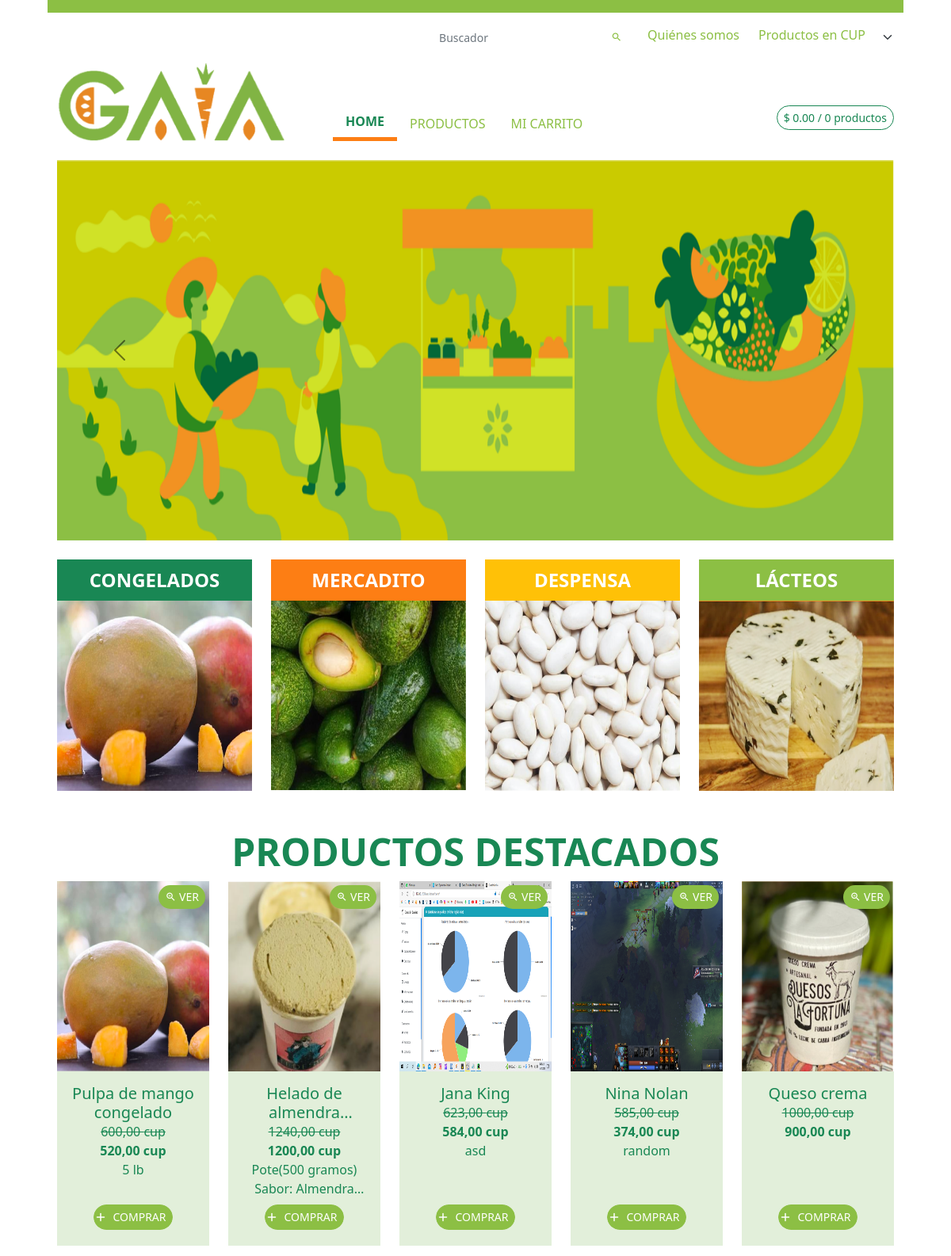
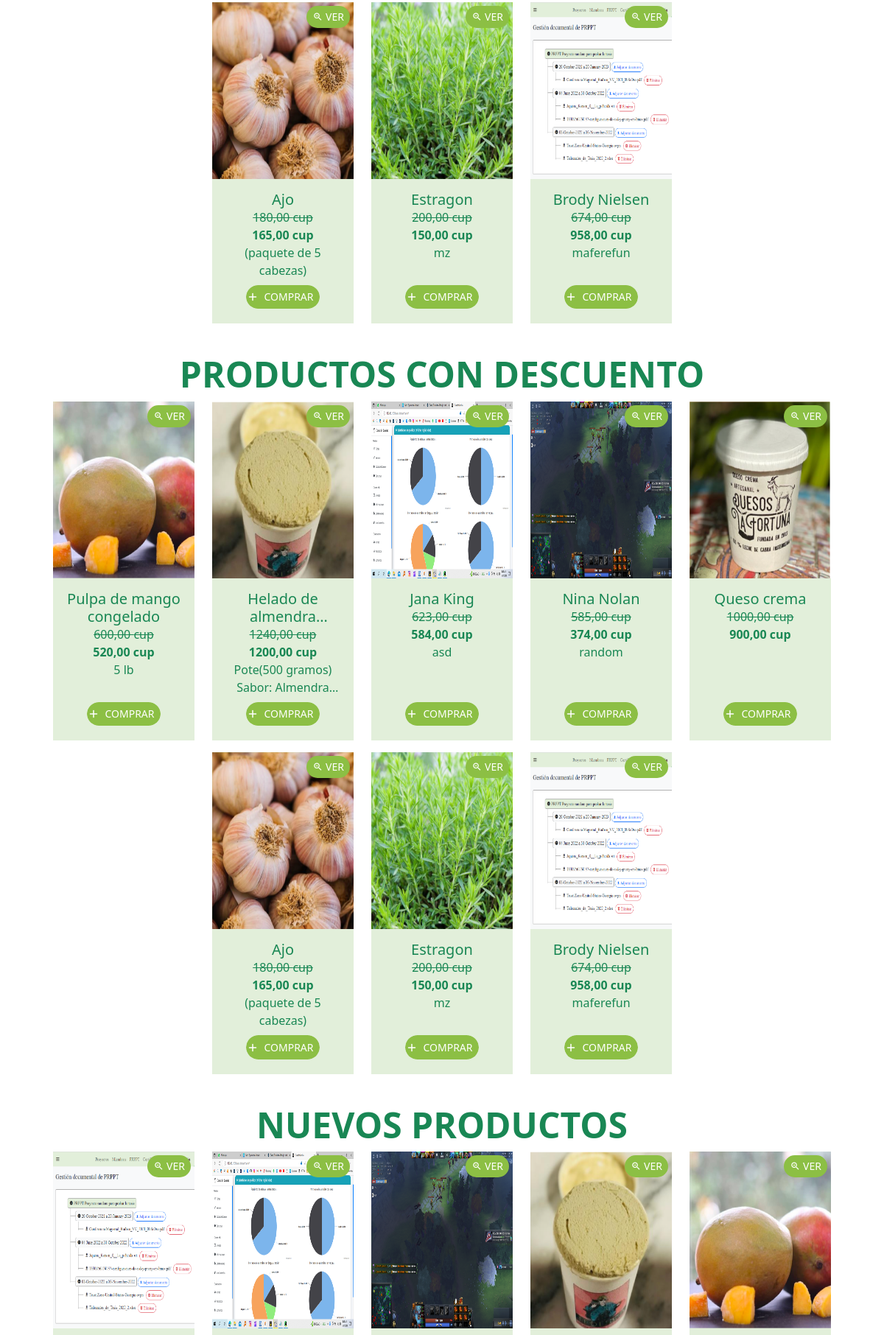
The page /CUP/ (upper part) on the database its author committed (2 pictures, top to bottom).
### app_main/models.py (models this page shows, shortened)
class GeneralData(models.Model):
    logo = models.ImageField(upload_to='datos_generales/logo', verbose_name='Logo')
    img_principal = models.ImageField(upload_to='datos_generales/img_principal', verbose_name='Imagen Principal')
    enterprise_name = models.CharField(max_length=100, verbose_name='Nombre de la empresa')
    enterprise_address = models.CharField(max_length=100, verbose_name='Dirección de la empresa', null=True, blank=True)
    taza_cambio = models.FloatField('Taza de cambio', validators=[MinValueValidator(0, 'Debe ser mayor que cero')])
    email = models.EmailField('Correo', unique=True,
                              error_messages={'unique': 'Este correo ya existe'})
    phone_number = models.CharField(validators=[phone_regex], max_length=17, unique=True, error_messages={
        'unique': 'Ya este teléfono está registrado'
    }, verbose_name='Celular', null=True, blank=True)
    facebook = models.URLField(verbose_name='Link de Facebook', null=True, blank=True)
    instagram = models.URLField(verbose_name='Link de Instagram', null=True, blank=True)
    def logo_tag(self):
        if self.logo:
            return mark_safe(f'<img src="{self.logo.url}" class="agrandar" width="45" height="45" />')
        return mark_safe(f'<img src="{STATIC_URL}img/empty.png" class="agrandar" width="45" height="45" />')
    logo_tag.short_description = 'Logo'
    def logo_link(self):
        return mark_safe(f'<a href="{self.logo.url}"> {self.logo_tag()}</a>')
    logo_link.short_description = 'Logo'
    def img_principal_tag(self):
        if self.logo:
            return mark_safe(f'<img src="{self.img_principal.url}" class="agrandar" height="45" />')
        return mark_safe(f'<img src="{STATIC_URL}img/empty.png" class="agrandar" width="45" height="45" />')
    img_principal_tag.short_description = 'Img principal'
    def img_principal_link(self):
        return mark_safe(f'<a href="{self.img_principal.url}"> {self.img_principal_tag()}</a>')
    img_principal_link.short_description = 'Img principal'
    class Meta:
        verbose_name = 'Datos Generales'
        verbose_name_plural = verbose_name

class Category(models.Model):
    description = models.TextField(verbose_name='Descripción', null=True, blank=True)
    name = models.CharField(max_length=100, verbose_name='Nombre')
    image = models.ImageField(upload_to='product/img', verbose_name='Imagen Principal', null=True)
    class Meta:
        verbose_name = 'Categoría'
        verbose_name_plural = 'Categorías'
        ordering = ('name',)
    def get_image(self):
        if self.image:
            return self.image.url
        return f'{STATIC_URL}img/empty.png'
    @property
    def get_prods_count(self):
        return self.product_set.count() if self.product_set.exists() else 0
    def img_link(self):
        if self.image:
            return mark_safe(
                f'<a href="{self.image.url}"><img src="{self.image.url}" class="agrandar mb-2 mr-2" '
                f'width="40" height="40" /></a>')
        return mark_safe(
            f'<a href="{STATIC_URL}img/empty.png"><img src="{STATIC_URL}img/empty.png" class="agrandar mb-2 mr-2" '
            f'width="40" height="40" /></a>')
    img_link.short_description = 'Imagen'

class Product(models.Model):
    category = models.ForeignKey(Category, on_delete=models.CASCADE, verbose_name='Categoría')
    image = models.ImageField(upload_to='product/img', verbose_name='Imagen Principal', null=True)
    name = models.CharField(max_length=100, verbose_name='Nombre')
    price = models.DecimalField(max_digits=9, verbose_name='Precio', decimal_places=2)
    old_price = models.DecimalField(max_digits=9, verbose_name='Precio anterior', decimal_places=2, null=True,
                                    help_text='Este precio debería ser mayor al precio actual', blank=True)
    info = RichTextField(max_length=400, verbose_name='Información', null=True, blank=True)
    about = RichTextField(max_length=400, verbose_name='Sobre el producto', null=True, blank=True)
    is_active = models.BooleanField(default=True, verbose_name='Visible')
    is_important = models.BooleanField(default=True, verbose_name='Destacado')
    stock = models.IntegerField(verbose_name='Cantidad de inventario', default=1)
    date_updated = models.DateTimeField(auto_now=True, null=True, blank=True)
    sales = models.PositiveIntegerField(verbose_name='Ventas', default=0)
    delivery_time = models.PositiveSmallIntegerField('Tiempo de entrega (días)')
    moneda = models.CharField('Moneda', choices=(
        ('CUP', 'CUP'),
        ('Euro', 'Euro'),
        ('Ambas', 'Ambas'),
    ), default='CUP', max_length=200)
    def __str__(self):
        return self.name
    class Meta:
        verbose_name = 'Producto'
        verbose_name_plural = 'Productos'
        ordering = ('category',)
    def info_tag(self):
        return mark_safe(self.info)
    def img_link(self):
        if self.image:
            return mark_safe(
                f'<a href="{self.image.url}"><img src="{self.image.url}" class="agrandar mb-2 mr-2" '
                f'width="50" height="50" /></a>')
        return mark_safe(
            f'<a href="{STATIC_URL}img/empty.png"><img src="{STATIC_URL}img/empty.png" class="agrandar mb-2 mr-2" '
            f'width="50" height="50" /></a>')
    img_link.short_description = 'Vista previa'
    info_tag.short_description = 'Información'

### app_main/views.py (the view)
# urls.py: path('CUP/', StartPageCUP.as_view(), name='index-cup'),  # CUP
class StartPageCUP(StartPage):
    queryset = Product.objects.filter(is_active=True).exclude(moneda='Euro')
    def get_context_data(self, **kwargs):
        context = super().get_context_data()
        context['moneda'] = 'CUP'
        context['categories'] = sorted(
            Category.objects.filter(product__isnull=False, product__moneda__in=['CUP', 'Ambas']).distinct(),
            key=lambda cat: cat.get_prods_count, reverse=True)[0:4]
        context['products_destacados'] = Product.objects.filter(is_active=True, is_important=True).exclude(
            moneda='Euro')[0:10]
        context['products_descuento'] = Product.objects.filter(is_active=True, old_price__isnull=False).exclude(
            moneda='Euro')[0:10]
        context['products_nuevos'] = Product.objects.filter(is_active=True).exclude(moneda='Euro').order_by('-pk')[0:10]
        context['all_categories'] = sorted(
            Category.objects.filter(product__isnull=False, product__moneda__in=['CUP', 'Ambas']).distinct(),
            key=lambda cat: cat.get_prods_count, reverse=True)
        cart = Cart(self.request)
        products_in_cart = []
        if cart.all():
            for c in cart.all():
                if Product.objects.get(pk=c['id']).moneda in ['CUP', 'Ambas']:
                    products_in_cart.append(c)
        context['products_in_cart'] = products_in_cart
        context['catalogo_url'] = reverse_lazy('catalogo-cup')
        context['index_url'] = reverse_lazy('index-cup')
        return context

### app_cart/cart.py (called while the page is built)
    def all(self, ):
        return list(self.session[settings.CART_SESSION_ID].values())

### app_main/views.py (called while the page is built)
    def get_queryset(self):
        qs = super().get_queryset()
        if self.request.GET.get('search'):
            qs = qs.filter(name__icontains=self.request.GET.get('search'))
            self.request.session['search'] = self.request.GET.get('search')
            self.request.session['active'] = '2'
        elif 'search' in self.request.session:
            del self.request.session['search']
            del self.request.session['active']
        self.request.session['index_url'] = str(reverse_lazy('index-cup'))
        print(qs)
        return qs

    def dispatch(self, request, *args, **kwargs):
        return super().dispatch(request, *args, **kwargs)

### app_main/templates/startpage.html (shortened to what this page needs)
{% extends 'body.html' %}
{% load cart_tag %}
{% load widget_tweaks %}
{% load static %}
{% block head %}
    <link rel="stylesheet" href="{% static 'lib/button_add_to_cart/style.css' %}">
    <link rel="stylesheet" href="{% static 'lib/bootstrap-touchspin/jquery.bootstrap-touchspin.min.css' %}">
{% endblock %}
{% block content %}
    {% block subnavbar %}
        <div>
            <nav class="row align-items-end user-select-none">
                <div class="justify-content-start col-sm-12 col-lg-4">
                    <a href="{{ index_url }}"><img
                            src="{% if business.img_principal %} {{ business.img_principal.url }} {% else %} {% static logo %} {% endif %}"
                            class="" alt="gaia" height="100"></a>
                </div>
                <div class="nav nav-tabs justify-content-center col-sm-12 col-lg-8 border-bottom-0" id="nav-tab"
                     role="tablist">
                    <button class="nav-link text-semi-success {% if active == '1' %} active{% endif %}"
                            id="nav-home-tab" data-bs-toggle="tab"
                            data-bs-target="#nav-home"
                            type="button" role="tab" aria-controls="nav-home" aria-selected="true">HOME
                    </button>
                    <button class="nav-link text-semi-success {% if active == '2' %} active{% endif %}"
                            id="nav-profile-tab" data-bs-toggle="tab"
                            data-bs-target="#nav-profile"
                            type="button" role="tab" aria-controls="nav-profile" aria-selected="false">PRODUCTOS
                    </button>
                    <button class="nav-link text-semi-success align-text-bottom {% if active == '3' %} active{% endif %}"
                            id="nav-contact-tab"
                            data-bs-toggle="tab"
                            data-bs-target="#nav-contact"
                            type="button" role="tab" aria-controls="nav-contact" aria-selected="false">MI CARRITO
                    </button>
                    <div class="ms-auto">
                        <button class="btn btn-outline-success btn-sm rounded-pill" type="button"
                                data-bs-toggle="offcanvas"
                                data-bs-target="#offcanvasRight" aria-controls="offcanvasRight" id="botoncito-verde">
                        </button>
                    </div>
                </div>
            </nav>
            <br>
            <div class="tab-content" id="nav-tabContent">
                <div class="tab-pane fade {% if active == '1' %} show active {% endif %}" id="nav-home" role="tabpanel"
                     aria-labelledby="nav-home-tab"
                     tabindex="0">
                    {% include 'cat_carousel_letricas.html' %}
                    {% include 'products_destacados.html' %}
                    {% include 'products_descuento.html' %}
                    {% include 'products_nuevos.html' %}
                </div>
            </div>
        </div>
    {% endblock %}
{% endblock %}

### templates/cat_carousel_letricas.html (shortened to what this page needs)
{% include 'carousel.html' %}
<br>
<div class="row d-flex justify-content-center row-cols-2 row-cols-md-3 row-cols-lg-4 g-4 user-select-none">
    {% for category in categories %}
        <div class="col">
            <a href="{{ catalogo_url }}#category{{ category.id }}" class="text-decoration-none">
                <div class="card rounded-0 border-0 agrandar">
                    <div class="card-header text-uppercase text-center fs-4 border-0 truncate-1
                        {% if forloop.first %} bg-success {% elif forloop.counter == 2 %} bg-orange
                         {% elif forloop.counter == 3 %} bg-warning {% elif forloop.last %} bg-semi-success
                         {% endif %} rounded-0 fw-bold text-white">
                        {{ category.name }}
                    </div>
                    <img src="{{ category.get_image }}" class="card-img-bottom rounded-0 img-category" alt="...">
                </div>
            </a>
        </div>
    {% endfor %}
</div>
<br>
<br>

### templates/card_product.html (shortened to what this page needs)
<div class="col">
    <div class="card rounded-0 border-0 h-100 pb-3 agrandar">
        <img src="{{ prod.image.url }}"
             class="card-img-top rounded-0 border-0" alt="...">
        <div class="card-body text-success bg-light-success text-center pb-0">
            <h5 class="card-title text-center truncate-2 mb-0">{{ prod.name }}</h5>
            {% if prod.old_price %}
                <p class="card-text truncate-1 mb-0 text-decoration-line-through">{{ prod.old_price }} cup</p>
            {% endif %}
            <p class="card-text truncate-1 mb-0 fw-bold">{{ prod.price }} cup</p>
            <div class="truncate-2">
                {{ prod.info_tag }}
            </div>
        </div>
        <div class="card-footer text-center bg-light-success rounded-0 border-0 pb-3">
            <Button Class="Button add_to_cart btn btn-success mb-1" name="{{ prod.id }}">
                <Span>COMPRAR</Span>
            </Button>
            <button type="button" class="btn btn-success border-0 mb-1 bg-semi-success btn-sm rounded-pill"
                    data-bs-toggle="modal" data-bs-target="#product_modal" name="{{ prod.id }}">
                <i class="mdi mdi-magnify-plus-outline"></i> VER
            </button>
        </div>
    </div>
</div>

### static/css/custom_styles.css (style rules this page uses)
.agrandar, .card-product { transform: scale(1); transition-duration: 0.5s; }
.truncate-1, .truncate-2, .truncate-3, .truncate-4 { display: -webkit-box; -webkit-box-orient: vertical; overflow: hidden; }
.truncate-1 { -webkit-line-clamp: 1; }
.truncate-2 { -webkit-line-clamp: 2; }
div.truncate-2 > p { margin-bottom: 0; }
.bg-light-success { background-color: #E2EFDA !important; }
.bg-semi-success { background-color: #8cbf44; }
.text-semi-success { color: #8cbf44; }
.text-semi-success.active { color: var(--bs-green) !important; }
.bg-orange { background-color: #fd7e14 !important; border-color: #fd7e14; color: #fff }
.nav-link.active { font-weight: bold; }
.nav-tabs > .nav-link { border-top: 0 !important; border-left: 0 !important; border-right: 0 !important; }
.nav-tabs > .nav-link.active, .nav-tabs > .nav-link.active:hover, .nav-tabs > .nav-link.active > .nav-link:focus { outline: 0; cursor: pointer; border-bottom: 5px solid var(--bs-orange); background: none; margin: 0; }
.div-card-product div.card img, .img-category { height: 30vh !important; }
button[data-bs-target="#product_modal"]:not(.btn-table-ver) { position: absolute; top: 5px; right: 5px; }

### rows shown on the page
GeneralData: img_principal (picture)
Category: name "CONGELADOS", get_image (picture)
Category: name "MERCADITO", get_image (picture)
Category: name "DESPENSA", get_image (picture)
Category: name "LÁCTEOS", get_image (picture)
Product: image (picture), name "Pulpa de mango congelado", old_price "600,00", price "520,00", info_tag "5 lb"
Product: image (picture), name "Helado de…", old_price "1240,00", price "1200,00", info_tag "Pote(500 gramos) Sabor: Almendra"
Product: image (picture), name "Jana King", old_price "623,00", price "584,00", info_tag "asd"
Product: image (picture), name "Nina Nolan", old_price "585,00", price "374,00", info_tag "random"
Product: image (picture), name "Queso crema", old_price "1000,00", price "900,00"
Product: image (picture), name "Ajo", old_price "180,00", price "165,00", info_tag "(paquete de 5 cabezas)"
Product: image (picture), name "Estragon", old_price "200,00", price "150,00", info_tag "mz"
Product: image (picture), name "Brody Nielsen", old_price "674,00", price "958,00", info_tag "maferefun"
